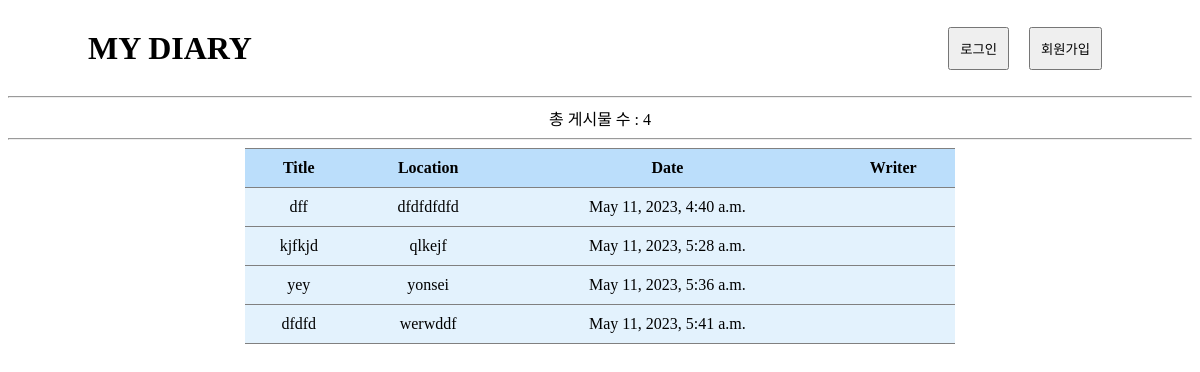
Before: / with the older database file.
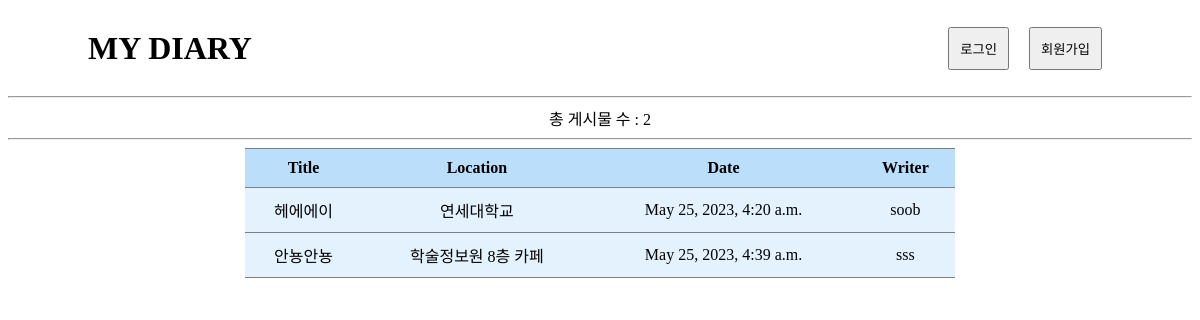
After: the same page with the newer database file.
### diaryapp/models.py (models this page shows, shortened)
class diary(models.Model):
    title = models.CharField(max_length=200)
    location = models.CharField(max_length=100)
    pub_date = models.DateTimeField()
    body = models.TextField()
    writer = models.ForeignKey(User, on_delete=models.CASCADE, null=True, blank=True)

### diaryapp/views.py (the view)
# urls.py: 2. Add a URL to urlpatterns:  path('', views.home, name='home')
def home(request):
    diaries = diary.objects.all()
    diary_count = 0
    for diary_ in diaries:
        diary_count += 1
    return render(request, 'home.html', {'diaries' : diaries, 'diary_count' : diary_count})

### diaryapp/templates/home.html (shortened to what this page needs)
{% extends 'base.html' %}
{% block content %}
    <header>
        <h1>MY DIARY</h1>
        {% if user.is_authenticated %}
            <div>
                <p>안녕하세요, {{ user.username }} 님! </p>
                <button><a href = "{% url 'logout' %}">로그아웃</a></button>
            </div>
        {% else %}
            <div>
                <button><a href = "{% url 'login' %}">로그인</a></button>
                <button><a href = "{% url 'signup' %}">회원가입</a></button>
            </div>
        {% endif %}
    </header>
    <hr>
    총 게시물 수 : {{diary_count}}
    <hr>
    <div>
    <table class = "centertable">
        <thead>
            <tr>
                <th>Title</th>
                <th>Location</th>
                <th>Date</th>
                <th>Writer</th>
            </tr>
        </thead>
        <tbody>
            {% for diary in diaries %}
            <tr>
                <td><a href = "{% url 'detail' diary.id %}">{{diary.title}}</a></td>
                <td><a href = "{% url 'detail' diary.id %}">{{diary.location}}</a></td>
                <td><a href = "{% url 'detail' diary.id %}">{{diary.pub_date}}</a></td>
                <td>{{diary.writer.username}}</a></td>
            </tr>
            {% endfor %}
        </tbody>
    </table>
    </div>
    <br>
{% endblock %}

### diary_web/templates/base.html (shortened to what this page needs)
<!DOCTYPE html>
<html lang="en">
<head>
</head>
<body>
    {% block content %}
    {% endblock %}
</body>
</html>

### diary_web/templates/base.html (style rules this page uses)
body { text-align: center }
.centertable { margin-left: auto; margin-right: auto; width: 60%; border-top: 1px solid gray; border-collapse: collapse; }
th, td { border-bottom: 1px solid gray; padding: 10px; }
th { background-color: #bbdefb; }
td { background-color: #e3f2fd; }
a { text-decoration: none; color: black; }
header { width: 100%; height: 80px; display: flex; align-items: center; justify-content: space-between; }
header > h1 { margin-left: 80px; }
header > div { margin-right : 80px; display: flex; align-items: center; justify-content: space-between; }
header div button { padding: 10px 10px; margin : 10px; }

Changed rows visible on the page:
removed diary: title "dff", location "dfdfdfdfd", pub_date "May 11, 2023, 4:40 a.m."
removed diary: title "kjfkjd", location "qlkejf", pub_date "May 11, 2023, 5:28 a.m."
removed diary: title "yey", location "yonsei", pub_date "May 11, 2023, 5:36 a.m."
removed diary: title "dfdfd", location "werwddf", pub_date "May 11, 2023, 5:41 a.m."
added diary: title "헤에에이", location "연세대학교", pub_date "May 25, 2023, 4:20 a.m.", writer.username "soob"
added diary: title "안뇽안뇽", location "학술정보원 8층 카페", pub_date "May 25, 2023, 4:39 a.m.", writer.username "sss"
Other visible differences:
{{ diary_count }}: "4" → "2"
